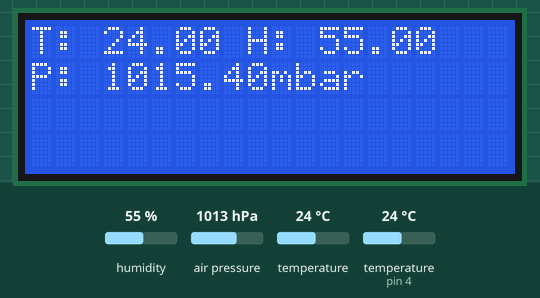
The sketch below on a simulated Arduino Uno, built with avr-gcc and run on an emulated ATmega328P. Parts: 20×4 character LCD. Inputs (shaded band) come from the test bench; at power-on: air pressure 1013 hPa, humidity 55 %, temperature 24 °C, temperature (sensor on pin 4) 24 °C. What the sketch prints to the serial monitor is not drawn.

Above: at 2.8 s.
2.9 s: air pressure set to 952 hPa
At 5.6 s:
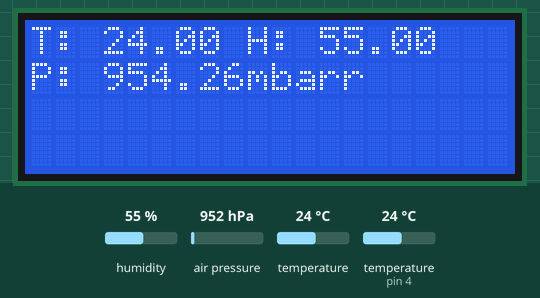
6.1 s: humidity set to 22 %
At 7.2 s:
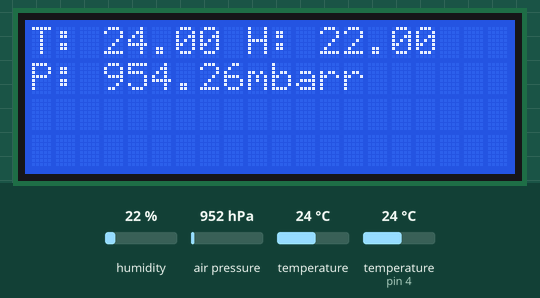
9.3 s: temperature (sensor 0) set to 12 °C
At 11.5 s:
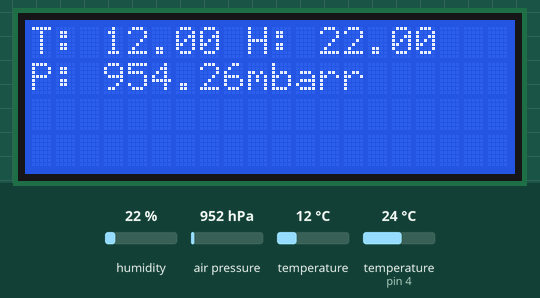
12.5 s: humidity set to 40 %
At 14.3 s:
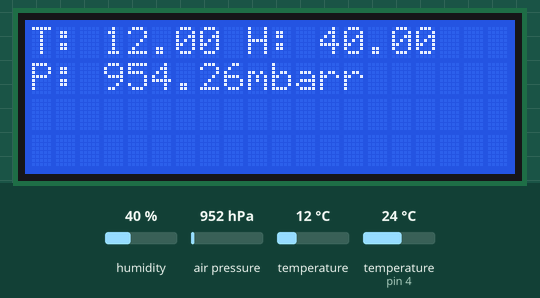
15.7 s: air pressure set to 975 hPa
At 18.6 s:
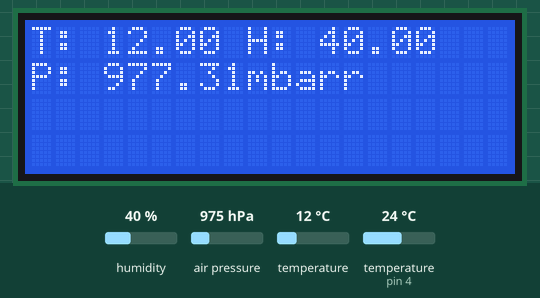
19.1 s: humidity set to 68 %
At 20.2 s:
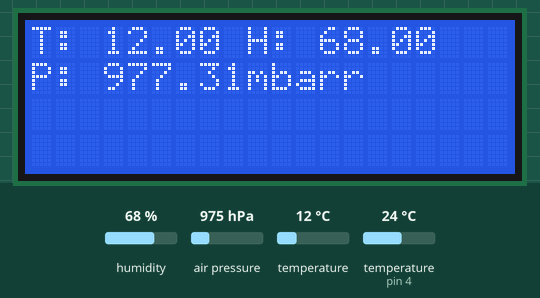
Timing chart, 0 to 22.1 s (numbered marks = the images above; inputs shaded):
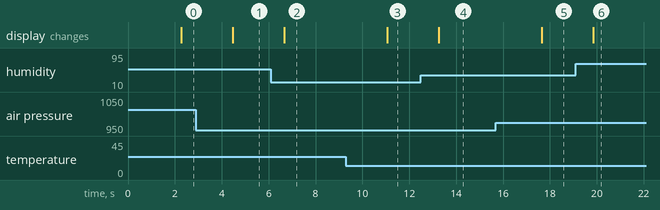

The sketch:

Weather-Station.ino
```cpp
// things for temp/humidity
#include "DHT.h"
#define DHTPIN 4     // what digital pin the DHT22 is conected to
#define DHTTYPE DHT22   // there are multiple kinds of DHT sensors
DHT dht(DHTPIN, DHTTYPE);

// things for lcd
#include "Wire.h"
#include "LiquidCrystal_I2C.h"
// create an LCD object (Hex address, # characters, # rows)
// my LCD display in on Hex address 27 and is a 20x4 version
LiquidCrystal_I2C lcd(0x27, 20, 4);

// things for air presure
#include <SFE_BMP180.h>
//#include <Wire.h>
SFE_BMP180 bmp180;
#define ALTITUDE 20.0 // Altitude in meters

void setup() {

  Serial.begin(9600);
  Serial.setTimeout(2000);

  // Wait for serial to initialize.
  while(!Serial) {}

  dht.begin();

  lcd.init();
  lcd.backlight();
  lcd.setCursor(1, 0);
  lcd.print("Initializing");

  if (bmp180.begin())
    Serial.println("BMP180 init success");
  else
  {
    // Oops, something went wrong, this is usually a connection problem,
    // see the comments at the top of this sketch for the proper connections.

    Serial.println("BMP180 init fail\n\n");
    while(1); // Pause forever.
  }
}

int timeSinceLastRead = 0;
void loop(){

  char bmpStatus;
  double temp, _pressure, pressure, hum;

  // Report every 2 seconds.
  if(timeSinceLastRead > 2000) {

    // Reading temperature or humidity takes about 250 milliseconds!
    // Sensor readings may also be up to 2 seconds 'old' (its a very slow sensor)
    float hum = dht.readHumidity();
    // Read temperature as Celsius (the default)
    float t = dht.readTemperature();
    // Read temperature as Fahrenheit (isFahrenheit = true)
    float f = dht.readTemperature(true);

    // Check if any reads failed and exit early (to try again).
    if (isnan(hum) || isnan(t) || isnan(f)) {
      Serial.println("Failed to read from DHT sensor!");
      timeSinceLastRead = 0;
      return;
    }

    // Compute heat index in Fahrenheit (the default)
    float hif = dht.computeHeatIndex(f, hum);
    // Compute heat index in Celsius (isFahreheit = false)
    float hic = dht.computeHeatIndex(t, hum, false);

    Serial.print("Humidity: ");
    Serial.print(hum);
    Serial.print(" %\t");
    Serial.print("Temperature: ");
    Serial.print(t);
    Serial.print(" *C ");
    Serial.print(f);
    Serial.print(" *F\t");
    Serial.print("Heat index: ");
    Serial.print(hic);
    Serial.print(" *C ");
    Serial.print(hif);
    Serial.println(" *F\n");

    // Start a temperature measurement:
    // If request is successful, the number of ms to wait is returned.
    // If request is unsuccessful, 0 is returned.

    bmpStatus = bmp180.startTemperature();
    if (bmpStatus != 0) {

      delay(bmpStatus);
      bmpStatus = bmp180.getTemperature(temp);
      if (bmpStatus != 0) {

        // Start a pressure measurement:
        // The parameter is the oversampling setting, from 0 to 3 (highest res, longest wait).
        // If request is successful, the number of ms to wait is returned.
        // If request is unsuccessful, 0 is returned.

        bmpStatus = bmp180.startPressure(3);
        if (bmpStatus != 0) {

          // Wait for the measurement to complete:
          delay(bmpStatus);
            // Retrieve the completed pressure measurement:
            // Note that the measurement is stored in the variable P.
            // Note also that the function requires the previous temperature measurement (T).
            // (If temperature is stable, you can do one temperature measurement for a number of pressure measurements.)
            // Function returns 1 if successful, 0 if failure.

            bmpStatus = bmp180.getPressure(_pressure, temp);
            if (bmpStatus != 0) {

              // The pressure sensor returns abolute pressure, which varies with altitude.
              // To remove the effects of altitude, use the sealevel function and your current altitude.
              // This number is commonly used in weather reports.
              // Parameters: P = absolute pressure in mb, ALTITUDE = current altitude in m.
              // Result: p0 = sea-level compensated pressure in mb

              pressure = bmp180.sealevel(_pressure, ALTITUDE); // we're at 1655 meters (Boulder, CO)
              Serial.print("relative (sea-level) pressure: ");
              Serial.print(pressure,2);
              Serial.print(" mbar\n");
            }
        }
      }
    }

    lcd.setCursor(0, 0);
    lcd.print("T: " + String(temp) + " H: " + String(hum));
    lcd.setCursor(0, 1);
    lcd.print("P: " + String(pressure) + "mbar");

    timeSinceLastRead = 0;
  }
  delay(100);
  timeSinceLastRead += 100;
}
```

Measured:
- after the input at 2.9 s, the display: changes after 1.6 s (image 1)
- after the input at 6.1 s, the display: changes after 0.57 s (image 2)
- after the input at 9.3 s, the display: changes after 1.8 s (image 3)
- after the input at 12.5 s, the display: changes after 0.76 s (image 4)
- after the input at 15.7 s, the display: changes after 2.0 s (image 5)
- after the input at 19.1 s, the display: changes after 0.75 s (image 6)
